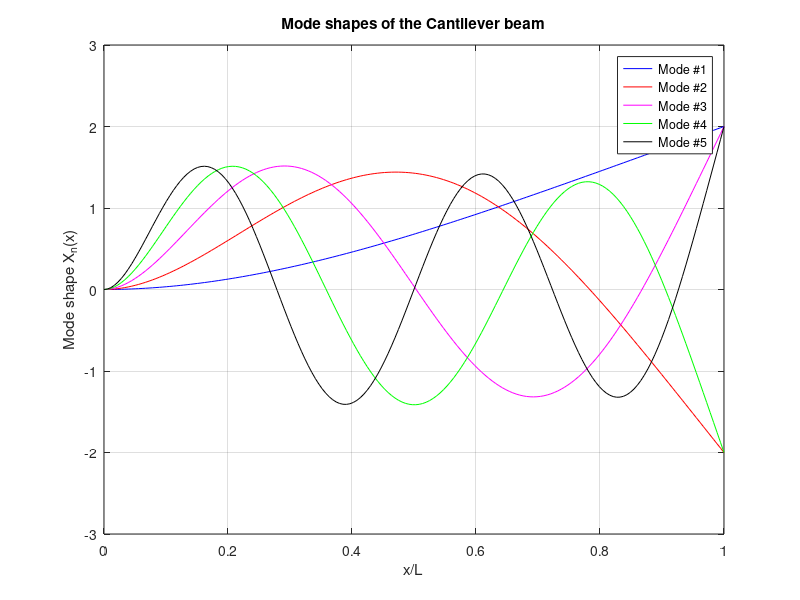

MATLAB code for this plot:
% function Cbeam(~)
% Cbeam.m Cantilever Beam calculations
% HELP:  This script computes mode shapes and corresponding natural
% frequencies of the cantilever beam by a user specified mechanical
% properties and geometry size of the C-beam.
% Prepare the followings:
%  - Material properties of the beam, viz. density (Ro), Young's modulus (E)
%  - Specify a cross section of the beam, viz. square,rectangular, circular
%  - Geometry parameters of the beam, viz. Length, width, thickness
%  -
%
%%%%%%%%%%%%%%%%%%%%%%%%%%%%%%%%%%%%%%%%%%%%%%%%%%%%%%%%%%%%%%%%%%%%%%%%%%%
%                by Sulaymon L. ESHKABILOV, Ph.D
%                         October, 2011
%%%%%%%%%%%%%%%%%%%%%%%%%%%%%%%%%%%%%%%%%%%%%%%%%%%%%%%%%%%%%%%%%%%%%%%%%%%

clear all;
clc;
close all;
display('What is the X-section of the beam to be computed ?')
disp('If circle, enter 1.  If square, enter 2')
disp('If rectangle, enter 3')
disp('If your beam"s X-section is not listed here, enter 4')
disp('To see example #1, hit ENTER or enter 0')
disp('To see example #2, enter 5')
CS=input(' Enter your choice:   ');

if isempty(CS) || CS==0
    disp('Example #1. Rectangular X-section Aluminum beam')
    disp('Length=0.321 [m], Width=0.05 [m], Thickness=0.006 [m];')
    disp('E=69.9*1e9 [Pa]; Ro=2770 [kg/m^3]')
    L=.321;
    W=.05;
    Th=.006;
    A=W*Th;
    V=L*W*Th;
    Ix=(1/12)*W*Th^3;
    Iy=(1/12)*(W^3)*Th;
    E=69.90e+9;
    Ro=2770;
elseif CS==1
    R=input('Enter Radius of the X-section: ');
    L=input('Enter Length: ');
    Ix=(1/4)*pi*R^4;
    Iy=Ix;
    A=pi*R^2;
    disp('Material properties of the beam')
    display('Do you know your beam"s material properties, viz. Young"s modulus and density ?')
    YA=input('Enter 1, if you do; enter 0, if you don"t ');
    if YA==1
    E=input('Enter Young"s modulus in [Pa]:  ');
    Ro=input('Enter material density in [kg/m^3]:  ');
    else
        display('Steel: E=2.1e+11 [Pa]; Ro=7850 [Kg/m^3]')
        display('Copper: E=1.2e+11 [Pa]; Ro=8933 [Kg/m^3]')
        display('Aluminum: E=0.69e+11 [Pa]; Ro=2700 [Kg/m^3]')
        E=input('Enter Young"s modulus in [Pa]: ');
        Ro=input('Enter material density in [kg/m^3]:  ');
    end
elseif CS==2
    W=input('Enter Width of the X-section in [m]: ');
    L=input('Enter Length in [m]: ');
    Ix=(1/12)*W^4;
    A=W^2;
    disp('Material properties of the beam');
    disp('Do you know your beam"s material properties, viz. Young"s modulus and density ?')
    YA=input('Enter 1, if you do; enter 0, if you don"t:  ');
    if YA==1
    E=input('Enter Young"s modulus in [Pa]:  ');
    Ro=input('Enter material density in [kg/m^3]:  ');
    else
        display('Steel: E=2.1e+11 [Pa]; Ro=7850 [Kg/m^3]')
        display('Copper: E=1.2e+11 [Pa]; Ro=8933 [Kg/m^3]')
        display('Aluminum: E=0.69e+11 [Pa]; Ro=2700 [Kg/m^3]')
        E=input('Enter Young"s modulus in [Pa]:  ');
        Ro=input('Enter material density in [kg/m^3]:  ');
    end
elseif CS==3
    W=input('Enter Width of the X-section in [m]: ');
    Th=input('Enter Thickness of the X-section in [m]:');
    L=input('Enter Length in [m]: ');
    Ix=(1/12)*W*Th^3;
    Iy=(1/12)*(W^3)*Th;
    A=W*Th;
    disp('Material properties of the beam')
    disp('Do you know your beam"s material properties, viz. Young"s modulus and density ?')
    YA=input('Enter 1, if you do; enter 0, if you don"t:  ');
    if YA==1
    E=input('Enter Young"s modulus in [Pa]:  ');
    Ro=input('Enter material density in [kg/m^3]:  ');
    else
        display('Steel: E=2.1e+11 [Pa]; Ro=7850 [Kg/m^3]  ')
        display('Copper: E=1.2e+11 [Pa]; Ro=8933 [Kg/m^3]  ')
        display('Aluminum: E=0.69e+11 [Pa]; Ro=2700 [Kg/m^3]  ')
        E=input('Enter Young"s modulus in [Pa]:   ');
        Ro=input('Enter material density in [kg/m^3]:  ');
    end
elseif CS==4
    display('Note: you need to compute Ix (area moment of inertia along x axis) and X-sectional area')
    L=input('Enter Lengthin [m]:  ');
    Ix=('Enter Ix in [m^4]:  ');
    A=('Enter X-sectional area in [m^2]:  ');
    disp('Material proprties of the beam')
    disp('Do you know your beam"s material properties, viz. Young"s modulus and density ?')
    YA=input('Enter 1, if you do; enter 0, if you don"t  ');
    if YA==1
    E=input('Enter Young"s modulus in [Pa]:  ');
    Ro=input('Enter material density in [kg/m^3]:  ');
    else
        display('Steel: E=2.1e+11 Pa; Ro=7850 Kg/m^3 ')
        display('Copper: E=1.2e+11 Pa; Ro=8933 Kg/m^3 ')
        display('Aluminum: E=0.69e+11 Pa; Ro=2700 Kg/m^3 ')
        E=input('Enter Young"s modulus in [Pa]:  ');
        Ro=input('Enter material density in [kg/m^3]:  ');
    end
elseif CS==5  
    display('Example #2')
    display('This is a rectangular X-sectional steel beam ')
    display('Length=0.45 m; Width=0.04 m; Thickness=0.003 m;')
    L=.45; W=.04; Th=.003;
    A=W*Th;
    Ix=(1/12)*W*Th^3;
    E=2.1*1e11; Ro=7.85*1e3;
else
    F=warndlg('It is not clear what your choice of X-section of a beam is. Re-run the script and enter your beam"s X-section !!!','!! Warning !!');
    waitfor(F)
    display('Type in:>> Cbeam')
    pause(3)
    return
end

display('How many modes and mode shapes would you like to evaluate ?')
HMMS=input('Enter the number of modes and mode shapes to computed: ');
if HMMS>=7
    disp('   ')
    warning('NOTE: Up to 6 mode shapes (plots) are displayed via the script. Yet, using evaluated data (Xnx) of the script, more mode shapes can be plotted');
    disp('   ')
end
    Nm=3*HMMS;
    jj=1;
   while jj<=Nm;
               betaNL(jj)=fzero(@(betaNL)cosh(betaNL)*cos(betaNL)+1,[jj jj+3]);
         jj=jj+3; 
   end

    index=(betaNL~=0);
    betaNLall=(betaNL(index))';
    %fprintf('betaNL value is %2.3f\n', betaNLall);
    betaN=(betaNLall/L)';
k=1;
wn=ones(1,length(betaN));
fn=ones(1,length(wn));
while k<=length(betaN);
    wn(k)=betaN(k)^2*sqrt((E*Ix)/(Ro*A));
    fn(k)=wn(k)/(2*pi);
    fprintf('Mode shape # %2f corresponds to nat. freq (fn): %3.3f\n', k, fn(k) );
    k=k+1;
end

x=linspace(0, L, 180);
xl=x./L;
sigmaN=zeros(1, HMMS);
for ii=1:HMMS;
    sigmaN(ii)=(sinh(betaN(ii)*L)-sin(betaN(ii)*L))/(cosh(betaN(ii)*L)+cos(betaN(ii)*L));
end
Tc='(cosh(betaN(ii).*x(jj))-cos(betaN(ii).*x(jj)))-sigmaN(ii).*(sinh(betaN(ii).*x(jj))-sin(betaN(ii)*x(jj)))';
Xnx=zeros(length(betaN),length(x));

for ii=1:length(betaN)
    for jj=1:length(x)
        Xnx(ii,jj)=eval(Tc);
    end
end
% Plot mode shapes;

MMS=HMMS;
if MMS==1
    plot(xl,Xnx(1,:), 'b-')
    title('Mode shape of the Cantilever beam')
    legend('Mode #1'); xlabel('x/L'); ylabel('Mode shape X_n(x)'); grid
    hold off
elseif MMS==2
    plot(xl,Xnx(1,:), 'b-'); hold on
    plot(xl,Xnx(2,:), 'r-');grid
    title('Mode shapes of the Cantilever beam')
    legend('Mode #1', 'Mode #2', 0)
    xlabel('x/L'); ylabel('Mode shape X_n(x)')
    hold off;
elseif MMS==3
    plot(xl,Xnx(1,:), 'b-'); hold on
    plot(xl,Xnx(2,:), 'r-')
    plot(xl,Xnx(3,:), 'm-');grid
    title('Mode shapes of the Cantilever beam')
    legend('Mode #1', 'Mode #2', 'Mode #3')
    xlabel('x/L'); ylabel('Mode shape X_n(x)')
    hold off;
elseif MMS==4
    plot(xl,Xnx(1,:), 'b-'); hold on
    plot(xl,Xnx(2,:), 'r-')
    plot(xl,Xnx(3,:), 'm-')
    plot(xl,Xnx(4,:), 'c-'); grid
    title('Mode shapes of the Cantilever beam')
    legend('Mode #1', 'Mode #2', 'Mode #3', 'Mode #4')
    xlabel('x/L'); ylabel('Mode shape X_n(x)')
    hold off;
elseif MMS==5 
    plot(xl,Xnx(1,:), 'b-'); hold on
    plot(xl,Xnx(2,:), 'r-')
    plot(xl,Xnx(3,:), 'm-')
    plot(xl,Xnx(4,:), 'g-')
    plot(xl,Xnx(5,:), 'k-')
    grid
    title('Mode shapes of the Cantilever beam')
    legend('Mode #1', 'Mode #2', 'Mode #3', 'Mode #4', 'Mode #5')
    xlabel('x/L'); ylabel('Mode shape X_n(x)')
    hold off
elseif MMS>=6
    plot(xl,Xnx(1,:), 'b-'); hold on
    plot(xl,Xnx(2,:), 'r-')
    plot(xl,Xnx(3,:), 'm-')
    plot(xl,Xnx(4,:), 'g-')
    plot(xl,Xnx(5,:), 'k-')
    plot(xl,Xnx(6,:), 'c-')
    grid
    title('Mode shapes of the Cantilever beam')
    legend('Mode #1', 'Mode #2', 'Mode #3', 'Mode #4', 'Mode #5','Mode #6')
    xlabel('x/L'); ylabel('Mode shape X_n(x)')
    hold off

end
            
% end


